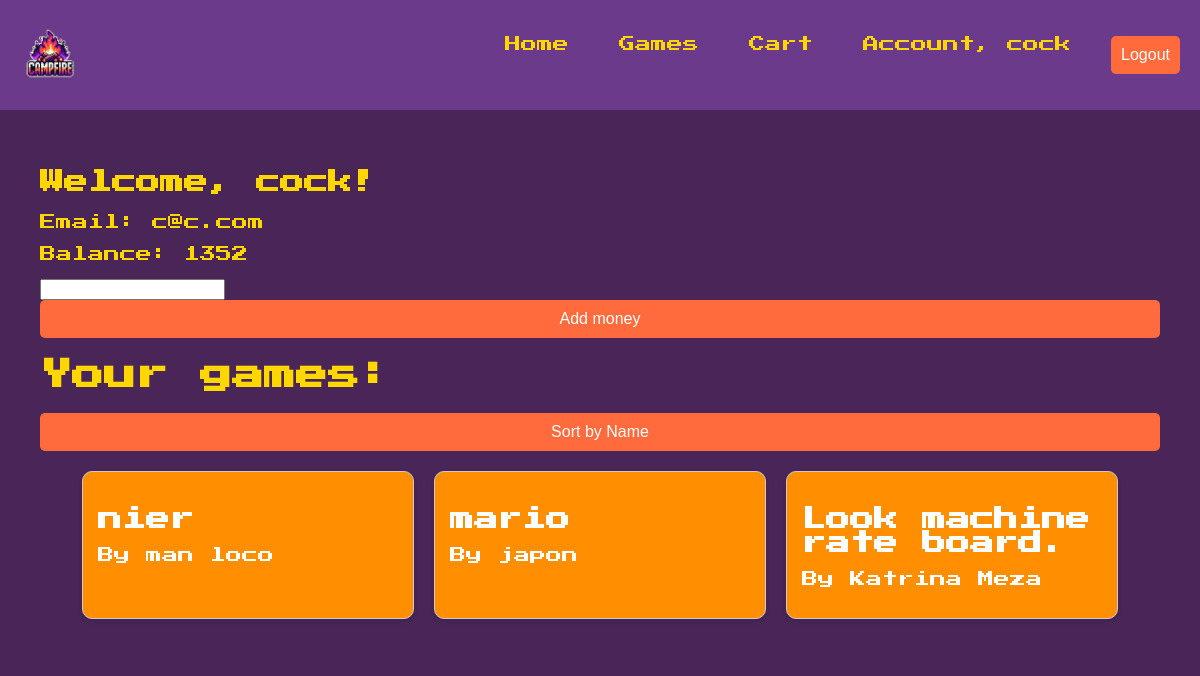
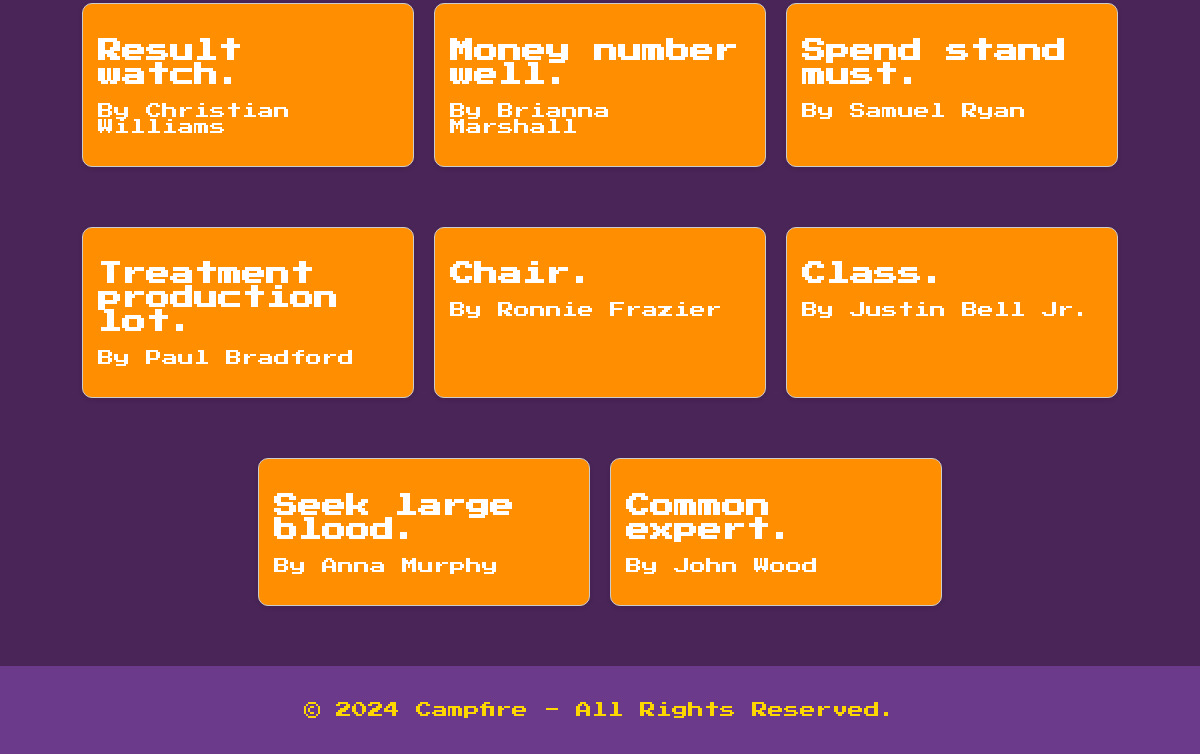
/account/ (signed in), run on an earlier commit of the app's database (2 pictures, top to bottom).
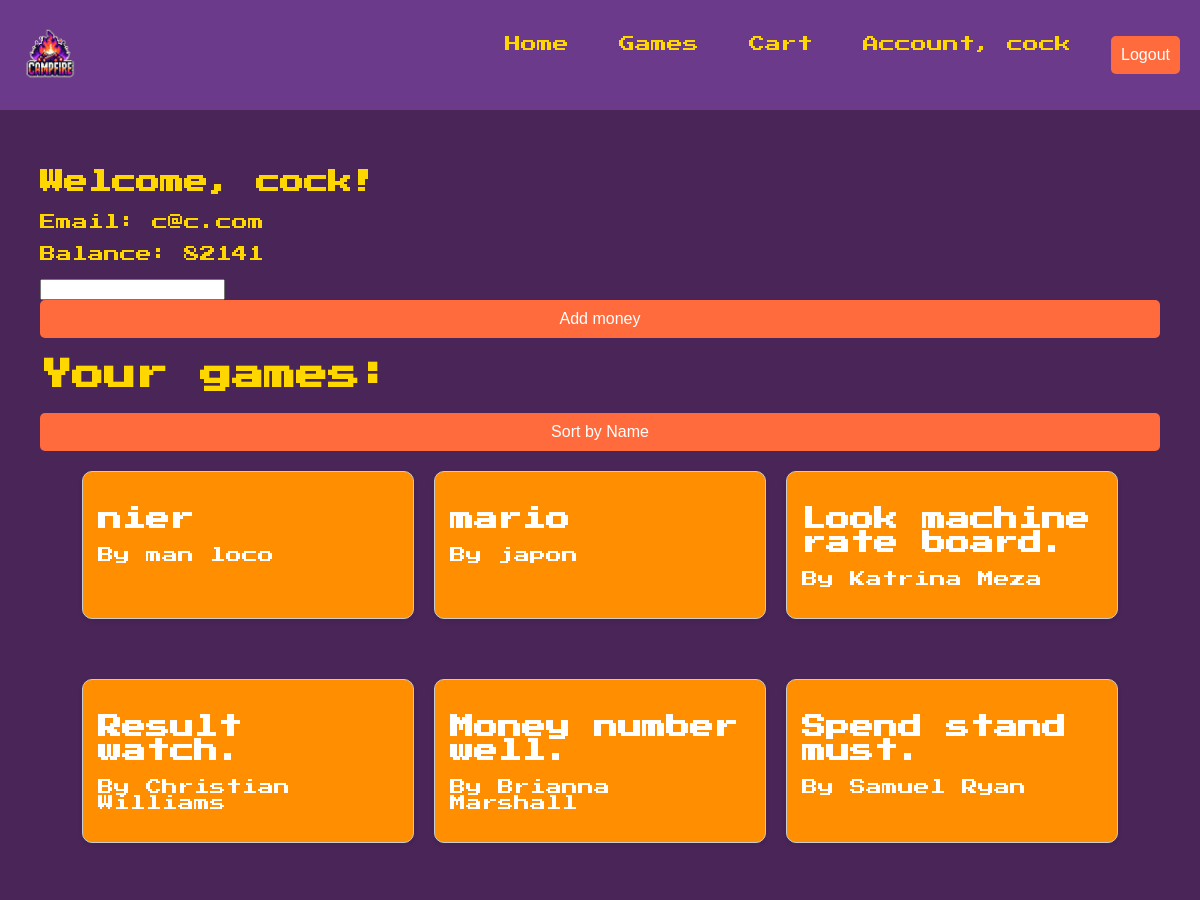
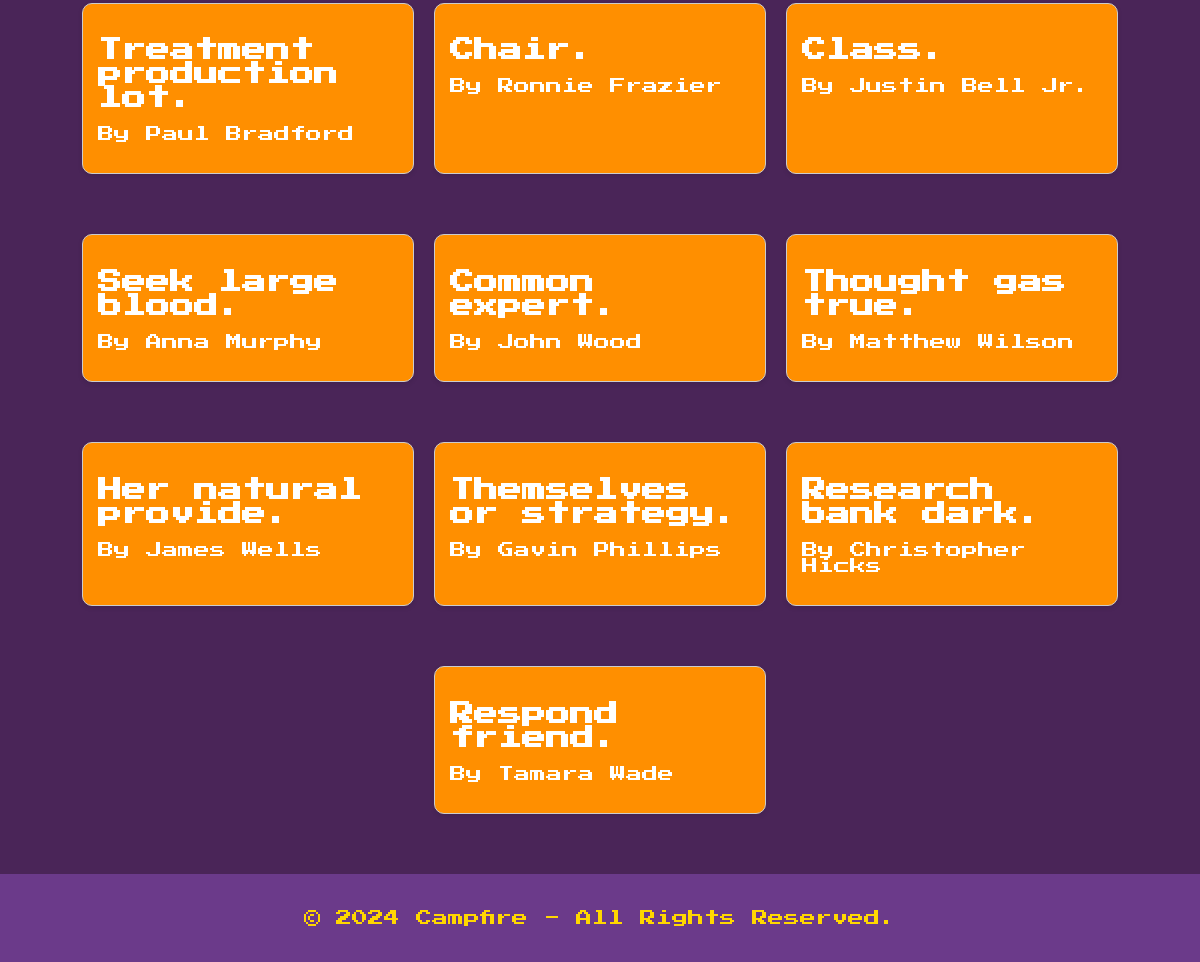
And on a later commit of the database (2 pictures, top to bottom).
### shop/models.py (models this page shows, shortened)
class Wallet(models.Model):
    user = models.ForeignKey(
        User, on_delete=models.CASCADE, related_name='user_wallet')
    balance = models.IntegerField(default=0)

class GameOwner(models.Model):
    user = models.ForeignKey(
        User, on_delete=models.CASCADE, related_name='game_owner')
    game = models.ForeignKey(
        Game, on_delete=models.CASCADE, related_name='game_owner')
    quantity = models.PositiveIntegerField(default=1)

class Game(models.Model):
    title = models.CharField(max_length=255)
    author = models.CharField(max_length=255)
    price = models.IntegerField()
    description = models.TextField()

### shop/views.py (the view, shortened to what this page needs)
# urls.py: path('account/', Account.as_view(), name='account'),
class Account(LoginRequiredMixin, View):
    template_name = "account.html"
    def get(self, request):
        owned_games = GameOwner.objects.filter(user=request.user)
        wallet, created = Wallet.objects.get_or_create(user=request.user)
        if 'sort_by_name' in request.GET:
            owned_games = owned_games.select_related(
                'game').order_by('game__title')
        return render(request, self.template_name, {
                      'user': request.user,
                      'owned_games': owned_games,
                      "wallet": wallet,
                      })

### shop/templates/account.html (shortened to what this page needs)
{% extends 'base.html' %}
{% block content %}
<div class="container">
  <h2>Welcome, {{ user.username }}!</h2>
  <p>Email: {{ user.email }}</p>
  <p>Balance: {{ wallet.balance }}</p>
  <form action="{% url 'account' %}" method="post">
    <input type="number" min="1" name="balance">
    <button type="submit">Add money</button>
  </form>
  <h1>Your games:</h1>
  <form action="{% url 'account' %}" method="get">
    <button type="submit" name="sort_by_name" value="1">Sort by Name</button>
  </form>
  <div class="games-grid">
    {% for item in owned_games %}
    <div class="game-card">
      <div class="game-info">
        <h2>{{ item.game.title }}</h2>
        <p>By {{ item.game.author }}</p>
      </div>
    </div>
    {% empty %}
    <p>You don't own any games yet.</p>
    {% endfor %}
  </div>
</div>
{% endblock %}

What changed in the data, as far as the page shows it:
changed Wallet: balance "1352" → "82141"
added GameOwner: game "Thought gas true.", game.author "Matthew Wilson"
added GameOwner: game "Her natural provide.", game.author "James Wells"
added GameOwner: game "Themselves or strategy.", game.author "Gavin Phillips"
added GameOwner: game "Research bank dark.", game.author "Christopher Hicks"
added GameOwner: game "Respond friend.", game.author "Tamara Wade"
